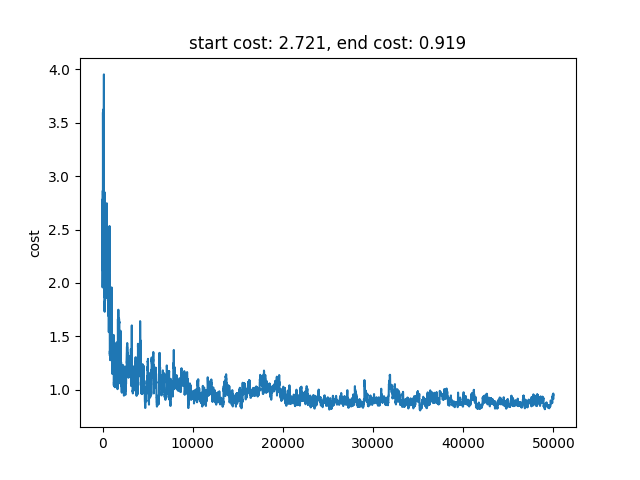

Python code for this plot:
import pandas as pd
import numpy as np
import math
import random
import matplotlib.pyplot as plt
from scipy import stats

# EX1


def dist(p1, p2):

    return math.sqrt((p1[0] - p2[0])**2 + (p1[1] - p2[1])**2)


def temp(k, mul=1):

    return 1/math.sqrt(1+k) * mul

    # return -math.log(k+1)


def energy(points):

    distance = 0
    for i in range(len(points)):

        if i == len(points) - 1:
            distance += dist(points[i], points[0])
        else:
            distance += dist(points[i], points[i+1])

    return distance


def func(x, k):

    return math.exp(-energy(x)/temp(k))


def permute_points(points):

    points_copy = points.copy()

    rand1 = random.randint(0, len(points)-1)
    rand2 = rand1

    while rand2 == rand1:
        rand2 = random.randint(0, len(points)-1)

    points_copy[rand1], points_copy[rand2] = points_copy[rand2], points_copy[rand1]

    return points_copy

# Change temp for every second step (maybe)


points = []

for num in np.linspace(0, 2*np.pi, 8):

    points.append([np.cos(num), np.sin(num)])

np.random.shuffle(points)

cost_start = round(energy(points), 3)

x_vals = [p[0] for p in points]
y_vals = [p[1] for p in points]

x_vals.append(x_vals[0])
y_vals.append(y_vals[0])

plt.plot(x_vals, y_vals, c='g', linewidth=3.5)

samples = []
num_samples = 500
for i in range(num_samples):

    y = permute_points(points)

    if i % 10 == 0:
        k = (i+1)/10

    k = (i+1)

    if energy(y) < energy(points):
        points = y
    else:
        accept_prob = min(1, func(y, k) / func(points, k))

        rand1 = random.random()

        if rand1 < accept_prob:
            points = y

    samples.append(points)


x_vals = [p[0] for p in samples[-1]]
y_vals = [p[1] for p in samples[-1]]

cost_end = round(energy(samples[-1]), 3)

x_vals.append(x_vals[0])
y_vals.append(y_vals[0])

plt.plot(x_vals, y_vals)
plt.scatter(x_vals, y_vals, c='r', s=30)
plt.title(f'Start cost {cost_start}, End cost {cost_end}')
plt.show()


def energy_cost(stations, cost_mat):

    cost = 0
    for i in range(len(stations)):

        if i == len(stations) - 1:
            cost += cost_mat[stations[i], stations[0]]
        else:
            cost += cost_mat[stations[i], stations[i+1]]

    return cost


def func2(x, k, cost_mat):

    return math.exp(- (energy_cost(x, cost_mat)) / temp(k))


df = pd.read_csv('cost.csv', header=None)
costs = df.values/1000

stations = np.array(list(range(len(costs))))

np.random.shuffle(stations)

cost_list = []
cost_start = round(energy_cost(stations, cost_mat=costs), 3)

cost_list.append(cost_start)

samples = []
num_samples = 50000
for i in range(num_samples):

    y = permute_points(stations)

    if i % 10 == 0:
        k = (i+1)/10

    if energy_cost(y, costs) < energy_cost(stations, costs):
        stations = y

    else:

        fy = func2(y, k, costs)
        fx = func2(stations, k, costs)

        accept_prob = min(1, fy / fx)

        rand1 = random.random()

        if rand1 < accept_prob:
            stations = y

    samples.append(stations)

    cost_list.append(round(energy_cost(stations, cost_mat=costs), 3))


cost_end = round(energy_cost(samples[-1], cost_mat=costs), 3)

print(samples[-1])

# print(cost_start)
# print(min(cost_list))

plt.plot(cost_list)
plt.title(f'start cost: {cost_start}, end cost: {cost_end}')
plt.ylabel('cost')
plt.show()


# 10 simulations to create confidence interval on end-cost:

repeats = 10
num_samples = 50000

stations = np.array(list(range(len(costs))))

np.random.shuffle(stations)

end_cost = []
for _ in range(repeats):
    cost_list = []
    for i in range(num_samples):

        y = permute_points(stations)

        if i % 10 == 0:
            k = (i+1)/10

        if energy_cost(y, costs) < energy_cost(stations, costs):
            stations = y

        else:

            fy = func2(y, k, costs)
            fx = func2(stations, k, costs)

            accept_prob = min(1, fy / fx)

            rand1 = random.random()

            if rand1 < accept_prob:
                stations = y

        samples.append(stations)

        cost_list.append(round(energy_cost(stations, cost_mat=costs), 3))

    end_cost.append(cost_list[-1])


end_cost = np.array(end_cost)

CI = end_cost.std()/math.sqrt(repeats) * stats.t.ppf(0.05/2, repeats-1)

print(f'End Cost mean: {end_cost.mean()} +- {CI}')
